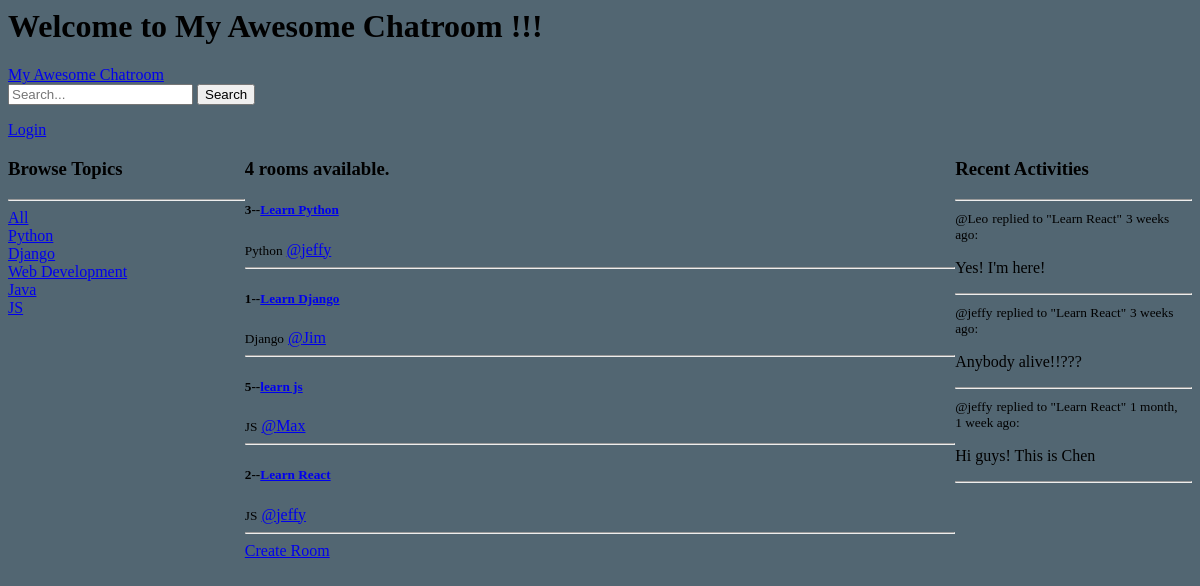
The app's page /, older data.
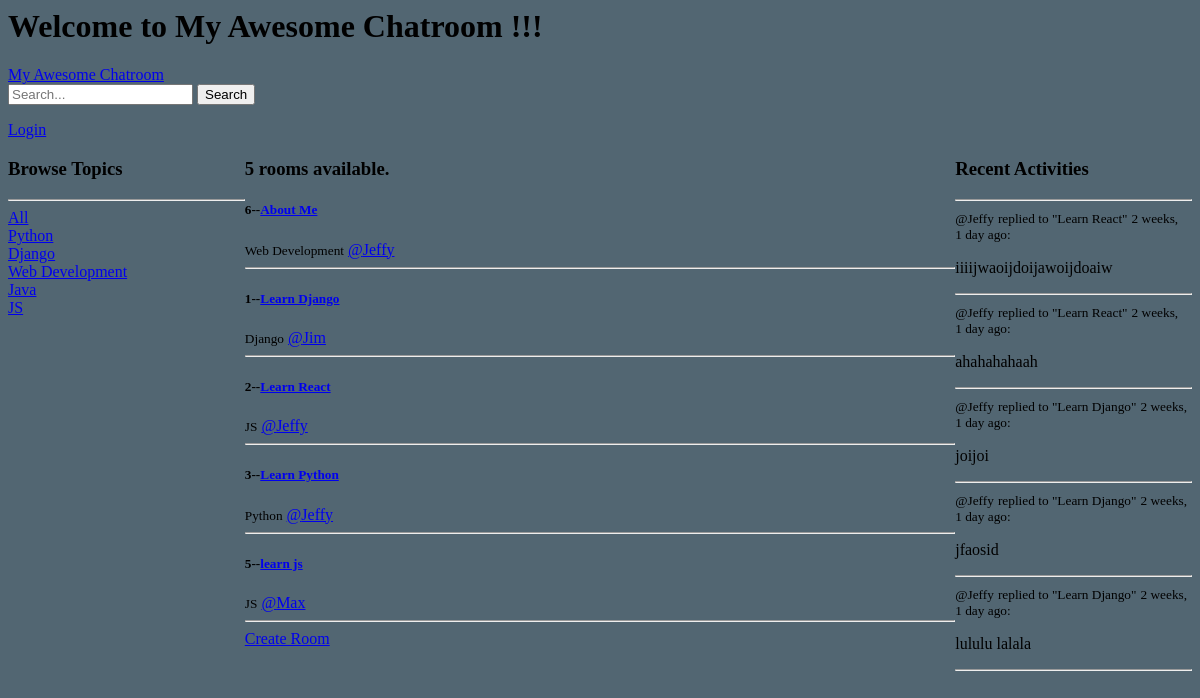
The same page, newer data.
### base/models.py (models this page shows, shortened)
class Topic(models.Model):
    name=models.CharField(max_length=100)

class Room(models.Model):
    host=models.ForeignKey(User, on_delete=models.SET_NULL, null=True)
    topic=models.ForeignKey(Topic, on_delete=models.SET_NULL, null=True)
    name=models.CharField(max_length=200)
    description=models.TextField(null=True, blank=True)
    participants=models.ManyToManyField(User, related_name='participants', blank=True)
    updated=models.DateTimeField(auto_now=True)
    created=models.DateTimeField(auto_now_add=True)
    class Meta:
        ordering=['-updated', '-created']
    def __str__(self) -> str:
        return str(self.name)

class Message(models.Model):
    user=models.ForeignKey(User, on_delete=models.CASCADE)
    room=models.ForeignKey(Room, on_delete=models.CASCADE)
    body=models.TextField()
    updated=models.DateTimeField(auto_now=True)
    created=models.DateTimeField(auto_now=True)
    class Meta:
        ordering=['-updated', '-created']
    def __str__(self) -> str:
        return self.body[0:50]

### base/views.py (the view)
# urls.py: path('', views.home, name="home"),
def home(request):
    q=request.GET.get('q') if request.GET.get('q')!=None else ''
    rooms=Room.objects.filter(
        Q(topic__name__icontains=q) |
        Q(name__icontains=q) |
        Q(description__icontains=q)
        )
    room_count=rooms.count()
    topics=Topic.objects.all()
    room_messages=Message.objects.all()[:5]
    context={'rooms':rooms, 'topics':topics, 'room_count':room_count, 'room_messages':room_messages}
    return render(request, 'base/home.html', context)

### base/templates/base/home.html (shortened to what this page needs)
<h1>Welcome to My Awesome Chatroom !!!</h1>
{% extends 'main.html' %}
{% block content %}
<div class="home-container">
    <div>
        <h3>Browse Topics</h3>
        <hr>
        {% include 'base/topics_component.html' %}
    </div>
    <div>
        <div>
            <h3>{{room_count}} rooms available.</h3>
        </div>
        {% include 'base/feed_component.html' %}
        <div>
            <a href="{% url 'create-room' %}">Create Room</a>
        </div>
    </div>
    <div>
        <h3>Recent Activities</h3>
        <hr>
        {% include 'base/activity_component.html' %}
    </div>
</div>
{% endblock content %}

### base/templates/base/topics_component.html
<div>
    <a href="{% url 'home' %}">All</a>
</div>
{% for topic in topics %}
    <div>
        <a href="{% url 'home' %}?q={{topic.name}}">{{topic.name}}</a>
    </div>
{% endfor %}

### base/templates/base/feed_component.html (shortened to what this page needs)
{% for room in rooms %}
    <h5>{{room.id}}--<a href="/room/{{room.id}}">{{room.name}}</a></h5>
    <small>{{room.topic.name}}</small>
    <a href="{% url 'user-profile' room.host.id %}">@{{room.host.username}}</a>
    <hr>
{% endfor %}

### base/templates/base/activity_component.html
{% for message in room_messages %}
    <div>
        <small>@{{message.user}}</small>
        <small>replied to "{{message.room}}"</small>
        <small>{{message.created|timesince}} ago:</small>
        <p>{{message}}</p>
        <hr>
    </div>
{% endfor %}

Row changes from the older to the newer data that the page shows:
no longer on this page (row unchanged): Message: user "Leo", room "Learn React", created "3 weeks", body "Yes! I'm here!"
no longer on this page (row unchanged): Message: user "jeffy", room "Learn React", created "3 weeks", body "Anybody alive!!???"
no longer on this page (row unchanged): Message: user "jeffy", room "Learn React", created "1 month, 1 week", body "Hi guys! This is Chen"
added Room: id "6", name "About Me", topic.name "Web Development", host.username "Jeffy"
changed Room "Learn Django": moves up the list
changed Room "Learn React": host.username "jeffy" → "Jeffy"; moves up the list
changed through a linked row, Room "Learn Python": host.username "jeffy" → "Jeffy"
added Message: user "Jeffy", room "Learn React", created "2 weeks, 1 day", body "iiiijwaoijdoijawoijdoaiw"
added Message: user "Jeffy", room "Learn React", created "2 weeks, 1 day", body "ahahahahaah"
added Message: user "Jeffy", room "Learn Django", created "2 weeks, 1 day", body "joijoi"
added Message: user "Jeffy", room "Learn Django", created "2 weeks, 1 day", body "jfaosid"
added Message: user "Jeffy", room "Learn Django", created "2 weeks, 1 day", body "lululu lalala"
Text that changed along with them:
{{ room_count }}: "4" → "5"
